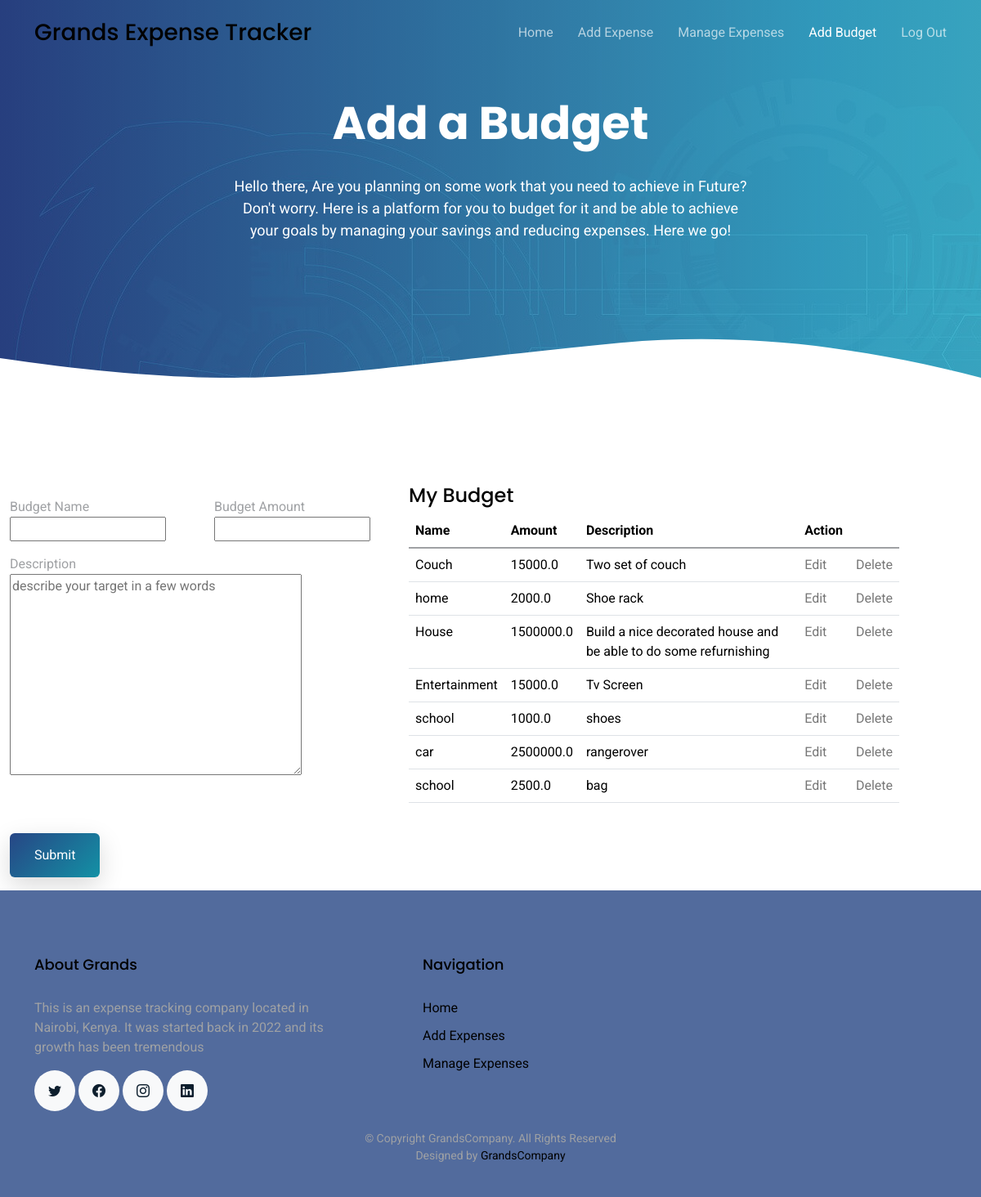
/addbudget/ (signed in), run on the app's committed database.
### trackingapp/models.py (models this page shows, shortened)
class Budget(models.Model):
    name = models.CharField(max_length=40)
    Amount = models.FloatField()
    description = models.TextField()

### trackingapp/views.py (the view)
# urls.py: path('addbudget/', views.addbudget, name='addbudget'),
@login_required
def addbudget(request):
    budget = Budget.objects.all().order_by('-id')
    if request.method == 'POST':
        form = BudgetForm(request.POST)
        if form.is_valid():
            form.save()
            return redirect('addbudget')
    else:
        form = BudgetForm()
    return render(request, 'addbudget.html', {'form': form, 'budget': budget})

### trackingapp/forms.py
class BudgetForm(forms.ModelForm):
    description = forms.CharField(
        label='description',
        widget=forms.Textarea(attrs={'placeholder': 'describe your target in a few words'})
    )
    class Meta:
        model = Budget
        fields = ['name', 'Amount', 'description']

### templates/addbudget.html (shortened to what this page needs)
<!DOCTYPE html>
<html lang="en">
<head>
    {% load static %}
    <link rel="stylesheet" href="{% static 'css/css/bootstrap.min.css' %}">
    <link href="{% static 'assets/vendor/aos/aos.css' %}" rel="stylesheet">
    <link href="{% static 'assets/vendor/bootstrap/css/bootstrap.min.css' %}" rel="stylesheet">
    <link href="{% static 'assets/vendor/bootstrap-icons/bootstrap-icons.css' %}" rel="stylesheet">
    <link href="{% static 'assets/vendor/boxicons/css/boxicons.min.css' %}" rel="stylesheet">
    <link href="{% static 'assets/vendor/swiper/swiper-bundle.min.css' %}" rel="stylesheet">
    <link href="{% static 'assets/css/style.css' %}" rel="stylesheet">
</head>
<body>
<header id="header" class="fixed-top d-flex align-items-center">
    <div class="container d-flex justify-content-between align-items-center">
        <div class="logo">
            <h1>Grands Expense Tracker</h1>
        </div>
        <nav id="navbar" class="navbar">
            <ul>
                <li><a href="{% url 'index' %}">Home</a></li>
                <li><a  href="{% url 'addexpense' %}">Add Expense</a></li>
                <li><a href="{% url 'manage' %}">Manage Expenses</a></li>
                <li><a class="active " href="{% url 'addbudget' %}">Add Budget</a></li>
                 {% if request.user.is_authenticated %}
                        <li><a href="{% url 'logout' %}">Log Out</a></li>
                    {% else %}
                        <li><a href="{% url 'login' %}">Log In</a></li>
                    {% endif %}
            </ul>
        </nav>
    </div>
</header>
<main id="main">
    <section class="hero-section inner-page">
        <div class="wave">
        </div>
        <div class="container">
            <div class="row align-items-center">
                <div class="col-12">
                    <div class="row justify-content-center">
                        <div class="col-md-7 text-center hero-text">
                            <h1 data-aos="fade-up" data-aos-delay="">Add a Budget</h1>
                            <p class="mb-5" data-aos="fade-up" data-aos-delay="100">Hello there, Are you planning on some work that you need to achieve in Future?
                                Don't worry. Here is a platform for you to budget for it and be able to achieve your goals by managing your savings and reducing expenses.
                                Here we go!
                                </p>
                        </div>
                    </div>
                </div>
            </div>
        </div>
    </section>
    <section class="section d-flex pb-0">
        <div class="col-5">
        <form action="" method="post" class="container pt-3 pb-3 m-auto">
            <div class="row mb-3">
                <div class="col-6">
                    <label for="name">Budget Name</label>
                    <div>
                        {{ form.name }}
                    </div>
                </div>
                <div class="col-6">
                    <label for="Amount">Budget Amount</label>
                    <div>
                        {{ form.Amount }}
                    </div>
                </div>
            </div>
            <div class="row mb-3">
                <div class="col">
                    <label for="description">Description</label>
                    <div>
                        <div>
                            {{ form.description }}
                        </div>
                    </div>
                </div>
            </div>
            <br><br>
            <button type="submit" class="btn btn-primary">Submit</button>
        </form>
        </div>
        <div class="col-6">
            <h4>My Budget</h4>
            <table class="table">
                <thead>
                <tr>
                    <th scope="col">Name</th>
                    <th scope="col">Amount</th>
                    <th scope="col">Description</th>
                    <th scope="col">Action</th>
                </tr>
                </thead>
                <tbody class="table-group-divider">
                {% for bud in budget %}
                    <tr>
                        <td>{{ bud.name }}</td>
                        <td>{{ bud.Amount }}</td>
                        <td>{{ bud.description }}</td>
                        <td><a href="{% url 'editbudget' bud.id %}" >Edit</a></td>
                        <td><a href="{% url 'deletebudget' bud.id %}" >Delete</a></td>
                    </tr>
                {% endfor %}
                </tbody>
            </table>
        </div>
    </section>
</main>
<footer class="footer " role="contentinfo" style="background-color: #526b9d">
    <div class="container">
        <div class="row">
            <div class="col-md-4 mb-4 mb-md-0">
                <h3>About Grands</h3>
                <p>This is an expense tracking company located in Nairobi, Kenya. It was started back in 2022 and its
                    growth has been tremendous</p>
                <p class="social">
                    <a href="#"><span class="bi bi-twitter"></span></a>
                    <a href="#"><span class="bi bi-facebook"></span></a>
                    <a href="#"><span class="bi bi-instagram"></span></a>
                    <a href="#"><span class="bi bi-linkedin"></span></a>
                </p>
            </div>
            <div class="col-md-7 ms-auto">
                <div class="row site-section pt-0">
                    <div class="col-md-4 mb-4 mb-md-0">
                        <h3>Navigation</h3>
                        <ul class="list-unstyled">
                            <li><a href="{% url 'index' %}">Home</a></li>
                            <li><a href="{% url 'addexpense' %}">Add Expenses</a></li>
                            <li><a href="{% url 'manage' %}">Manage Expenses</a></li>
                        </ul>
                    </div>
                </div>
            </div>
        </div>
        <div class="row justify-content-center text-center">
            <div class="col-md-7">
                <p class="copyright">&copy; Copyright GrandsCompany. All Rights Reserved</p>
                <div class="credits">
                    Designed by <a href="#">GrandsCompany</a>
                </div>
            </div>
        </div>
    </div>
</footer>
</body>
</html>

### static/assets/css/style.css (style rules this page uses)
html { overflow-x: hidden; }
body { font-family: "Roboto", sans-serif; color: #9fa1a4; line-height: 1.5; }
a { color: #777; text-decoration: none; transition: 0.3s all ease; }
h1, h2, h3, h4, h5, h6, .font-heading { font-family: "Poppins", sans-serif; color: #000; }
.container { z-index: 2; position: relative; }
section { overflow: hidden; }
.section { padding: 7rem 0; }
.btn { border: none; padding: 15px 30px !important; }
.btn.btn-primary { background: #2d71a1; background: linear-gradient(-45deg, #1391a5, #274685); color: #fff; box-shadow: 0 10px 30px 0 rgba(0, 0, 0, 0.15); }
#header { height: 80px; transition: all 0.5s; z-index: 997; transition: all 0.5s; }
#header .logo h1 { font-size: 28px; margin: 0; padding: 4px 0; line-height: 1; font-weight: 500; }
.navbar { padding: 0; }
.navbar ul { margin: 0; padding: 0; display: flex; list-style: none; align-items: center; }
.navbar li { position: relative; }
.navbar a, .navbar a:focus { display: flex; align-items: center; justify-content: space-between; padding: 10px 0 10px 30px; font-size: 16px; font-weight: 400; color: rgba(255, 255, 255, 0.65); white-space: nowrap; transition: 0.3s; }
.navbar a:hover, .navbar .active, .navbar .active:focus, .navbar li:hover>a { color: #fff; }
.hero-section { background: linear-gradient(to right, rgba(39, 70, 133, 0.8) 0%, rgba(61, 179, 197, 0.8) 100%), url(../img/hero-bg.jpg); position: relative; }
.hero-section .wave { width: 100%; overflow: hidden; position: absolute; z-index: 1; bottom: -150px; }
.hero-section .wave svg { width: 100%; }
.hero-section, .hero-section>.container>.row { height: 100vh; min-height: 880px; }
.hero-section.inner-page { height: 60vh; min-height: 0; }
.hero-section.inner-page .hero-text { transform: translateY(-150px); margin-top: -120px; }
.hero-section h1 { font-size: 3.5rem; color: #fff; font-weight: 700; margin-bottom: 30px; }
.hero-section p { font-size: 18px; color: #fff; }
.footer { padding: 5rem 0 2.5rem 0; }
.footer h3 { font-size: 18px; margin-bottom: 30px; }
.footer ul li { margin-bottom: 10px; }
.footer a { color: #000; }
.footer .copyright { margin-bottom: 0px; }
.footer .copyright, .footer .credits { font-size: 14px; }
.social a { display: inline-block; width: 50px; height: 50px; border-radius: 50%; background: #f8f9fa; position: relative; text-align: center; transition: 0.3s background ease; color: #0d1e2d; line-height: 0; }
.social a span { display: inline-block; left: 50%; position: absolute; top: 50%; transform: translate(-50%, -50%); }

### data on the page
Budget: name "Couch", Amount "15000.0", description "Two set of couch"
Budget: name "home", Amount "2000.0", description "Shoe rack"
Budget: name "House", Amount "1500000.0", description "Build a nice decorated house and be able to do some refurnishing"
Budget: name "Entertainment", Amount "15000.0", description "Tv Screen"
Budget: name "school", Amount "1000.0", description "shoes"
Budget: name "car", Amount "2500000.0", description "rangerover"
Budget: name "school", Amount "2500.0", description "bag"
